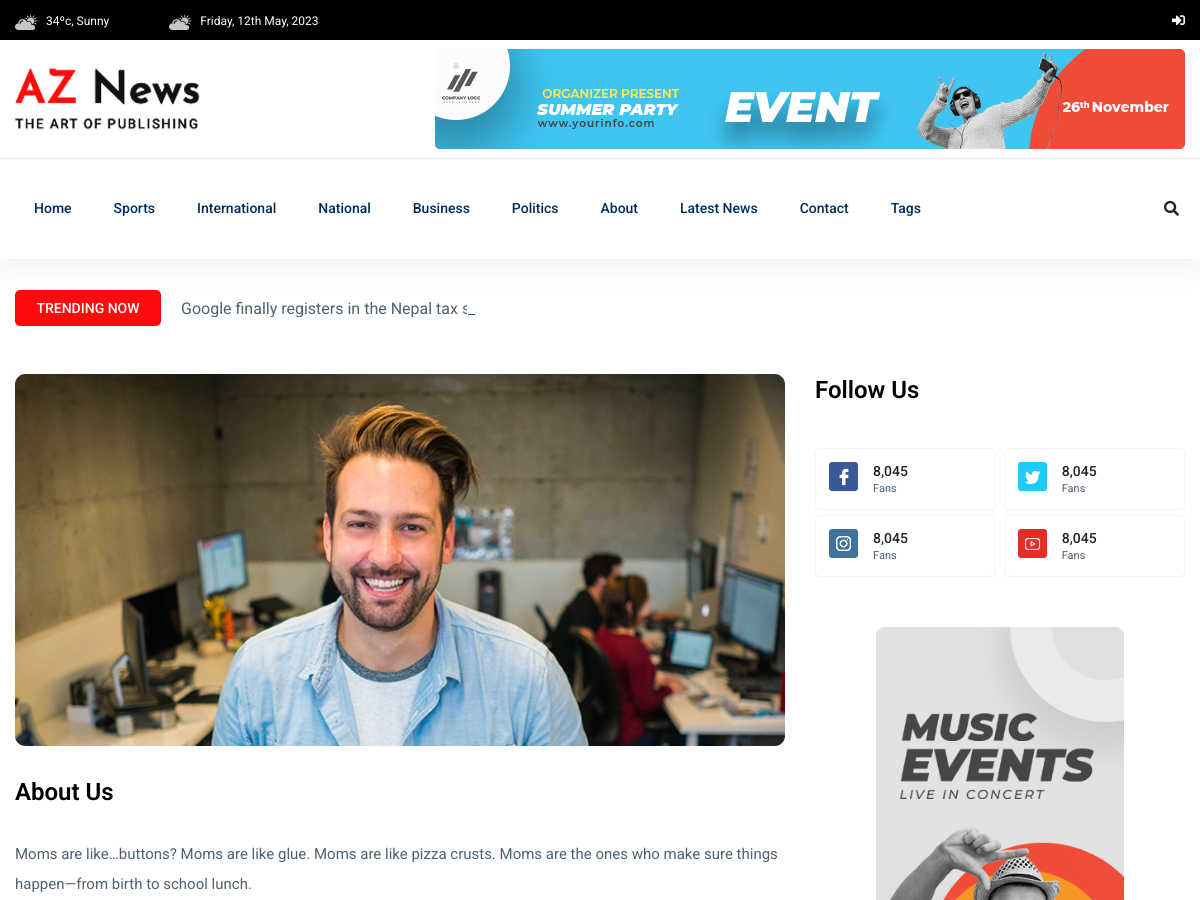
Page /about/ (upper part) on the earlier database version.
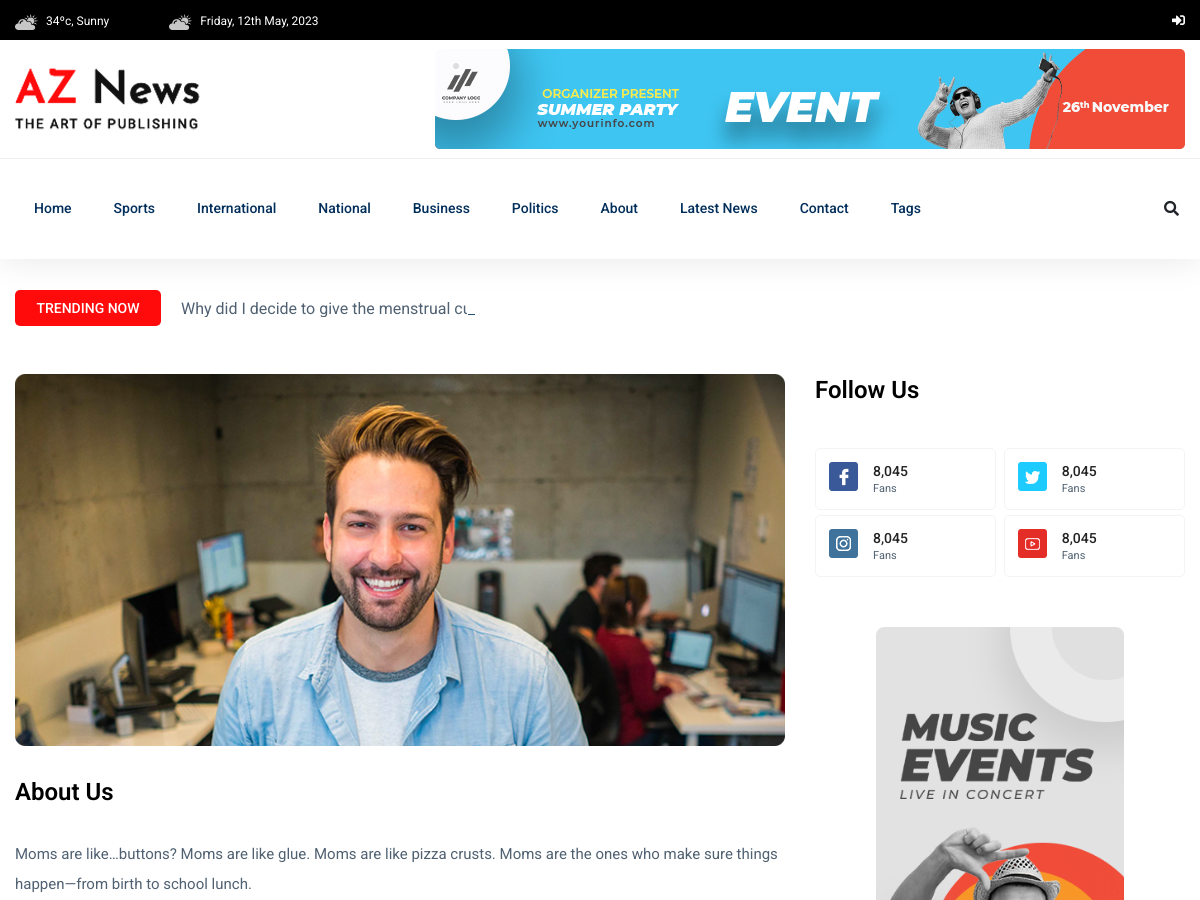
Same page on the later database version.
### newspaper/models.py (models this page shows, shortened)
class TimeStampModel(models.Model):
    created_at = models.DateTimeField(auto_now_add=True)
    updated_at = models.DateTimeField(auto_now=True)
    class Meta:
        abstract = True # do not create table for this model

class Category(TimeStampModel):
    name = models.CharField(max_length=20)

class Post(models.Model):
    STATUS_CHOICES = [
        ("active", "Active"),
        ("inactive", "Inactive"),
    ]
    title = models.CharField(max_length=200)
    content = models.TextField()
    featured_image = models.ImageField(upload_to="post_image/%Y/%m/%d", blank=False)
    author = models.ForeignKey("auth.User", on_delete=models.CASCADE)
    published_at = models.DateTimeField(null=True, blank=True)
    status = models.CharField(max_length=20, choices=STATUS_CHOICES, default="active")
    views_count = models.PositiveBigIntegerField(default=0)
    created_at = models.DateTimeField(auto_now_add=True)
    updated_at = models.DateTimeField(auto_now=True)
    category = models.ForeignKey(Category, on_delete=models.CASCADE)
    tag = models.ManyToManyField(Tag)

### newspaper/views.py (the view)
# urls.py: path("about/", views.AboutView.as_view(), name="about",),
class AboutView(TemplateView):
    template_name = "aznews/about.html"

### newspaper/navigation.py (called while the page is built)
def navigation(request):
    categories = Category.objects.all()[:5]
    tags = Tag.objects.all()[:10]
    trending_posts = Post.objects.filter(
        status="active", published_at__isnull=False
    ).order_by("-published_at", "-views_count")[:5]
    return {
        "tags": tags,
        "categories": categories,
        "trending_posts": trending_posts,
    }

### templates/aznews/about.html (shortened to what this page needs)
{% extends "aznews/base.html" %}
{% load static %}
{% block content %}
<main>
    <div class="about-area">
        <div class="container">
                {% include "aznews/main/trending/trending_title.html" %}
               <div class="row">
                    <div class="col-lg-8">
                                <div class="about-right mb-90">
                                    <div class="about-img">
                                        <img src="{% static 'aznews/assets/img/post/about_heor.jpg' %}" alt="">
                                    </div>
                                    <div class="section-tittle mb-30 pt-30">
                                        <h3>About Us</h3>
                                    </div>
                                    <div class="about-prea">
                                        <p class="about-pera1 mb-25">Moms are like…buttons? Moms are like glue. Moms are like pizza crusts. Moms are the ones who make sure things happen—from birth to school lunch.</p>
                                    </div>
                                </div>
                    </div>
                    <div class="col-lg-4">
                        <div class="section-tittle mb-40">
                            <h3>Follow Us</h3>
                        </div>
                        <div class="single-follow mb-45">
                            <div class="single-box">
                                <div class="follow-us d-flex align-items-center">
                                    <div class="follow-social">
                                        <a href="#"><img src="{% static 'aznews/assets/img/news/icon-fb.png' %}" alt=""></a>
                                    </div>
                                    <div class="follow-count">
                                        <span>8,045</span>
                                        <p>Fans</p>
                                    </div>
                                </div>
                                <div class="follow-us d-flex align-items-center">
                                    <div class="follow-social">
                                        <a href="#"><img src="{% static 'aznews/assets/img/news/icon-tw.png' %}" alt=""></a>
                                    </div>
                                    <div class="follow-count">
                                        <span>8,045</span>
                                        <p>Fans</p>
                                    </div>
                                </div>
                                    <div class="follow-us d-flex align-items-center">
                                    <div class="follow-social">
                                        <a href="#"><img src="{% static 'aznews/assets/img/news/icon-ins.png' %}" alt=""></a>
                                    </div>
                                    <div class="follow-count">
                                        <span>8,045</span>
                                        <p>Fans</p>
                                    </div>
                                </div>
                                <div class="follow-us d-flex align-items-center">
                                    <div class="follow-social">
                                        <a href="#"><img src="{% static 'aznews/assets/img/news/icon-yo.png' %}" alt=""></a>
                                    </div>
                                    <div class="follow-count">
                                        <span>8,045</span>
                                        <p>Fans</p>
                                    </div>
                                </div>
                            </div>
                        </div>
                        <div class="news-poster d-none d-lg-block">
                            <img src="{% static 'aznews/assets/img/news/news_card.jpg' %}" alt="">
                        </div>
                    </div>
               </div>
        </div>
    </div>
</main>
{% endblock content %}

### templates/aznews/header/header.html (shortened to what the changed rows need)
{% load static %}
<header>
   <div class="header-area">
        <div class="main-header ">
           <div class="header-bottom header-sticky">
                <div class="container">
                    <div class="row align-items-center">
                        <div class="col-xl-10 col-lg-10 col-md-12 header-flex">
                            <div class="main-menu d-none d-md-block">
                                <nav>
                                    <ul id="navigation">
                                        {% for category in categories %}
                                        <li><a href="{% url 'post-by-category' category.pk %}">{{ category.name }}</a></li>
                                        {% endfor %}
                                    </ul>
                                </nav>
                            </div>
                        </div>
                    </div>
                </div>
           </div>
        </div>
   </div>
</header>

### templates/aznews/main/trending/trending_title.html
<div class="row">
    <div class="col-lg-12">
        <div class="trending-tittle">
            <strong>Trending now</strong>
            <div class="trending-animated">
                <ul id="js-news" class="js-hidden">
                    {% for trending_post in trending_posts %}
                    <li class="news-item">{{ trending_post.title }}</li>
                    {% endfor %}
                </ul>
            </div>
        </div>
    </div>
</div>

Differences in the rows shown:
no longer on this page (row edited): Post: title "Google finally registers in the Nepal tax system"
added Post: title "Why did I decide to give the menstrual cup a try?"
